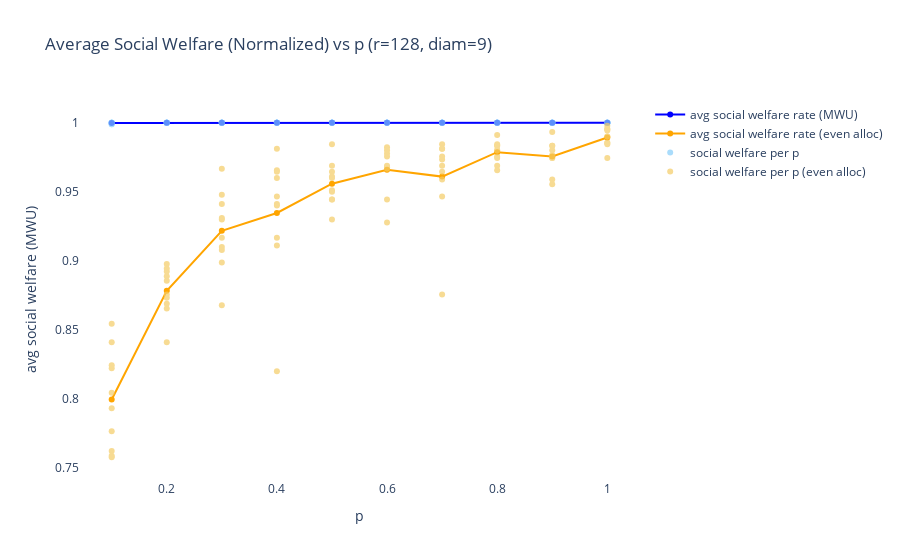
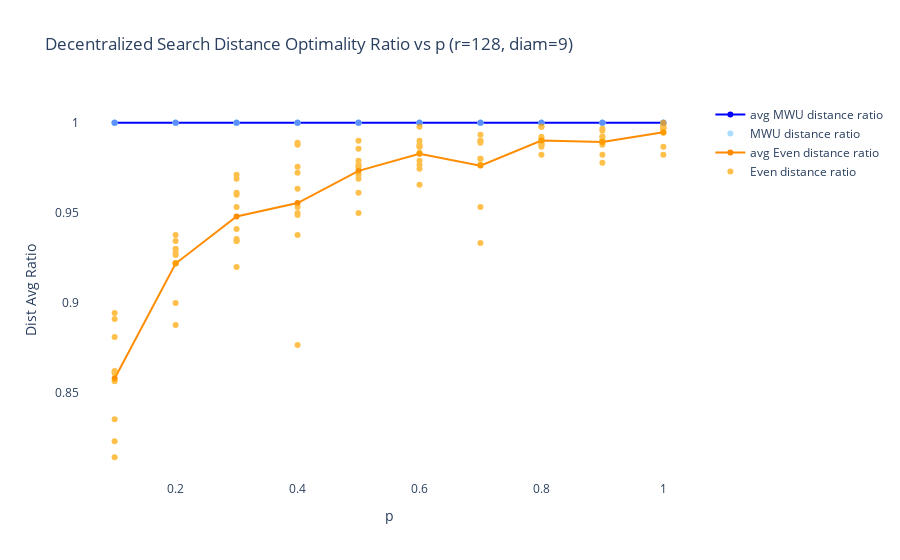
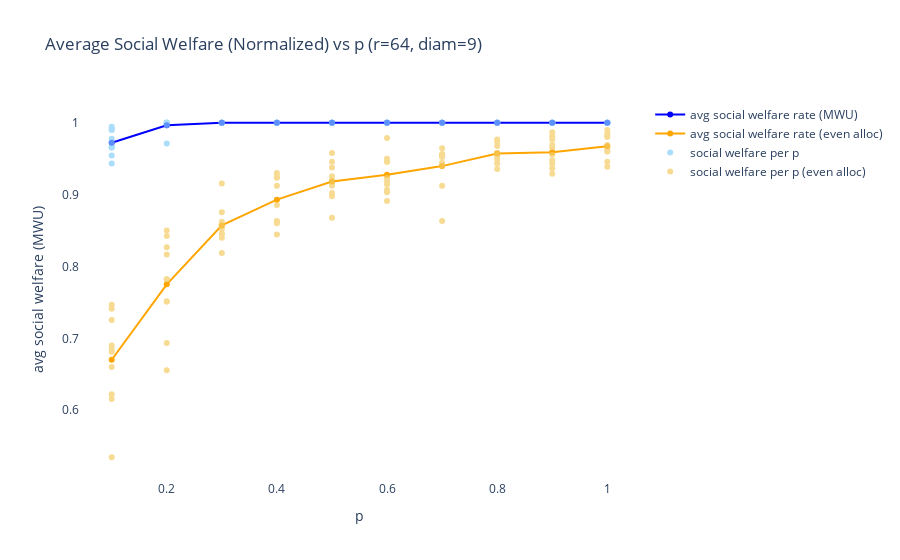
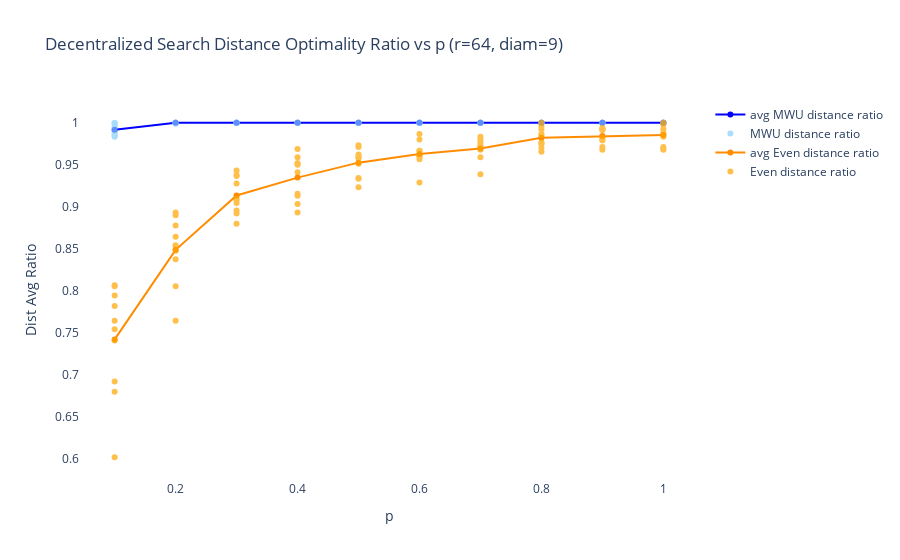

Notebook cell for these charts, in order:
### Markdown cell above
### Independently distributed providers

### Code cell
comp_strat(create_kg, MWU, {'lrate' : lrate}, plaw_resources=True, simplest=False)
